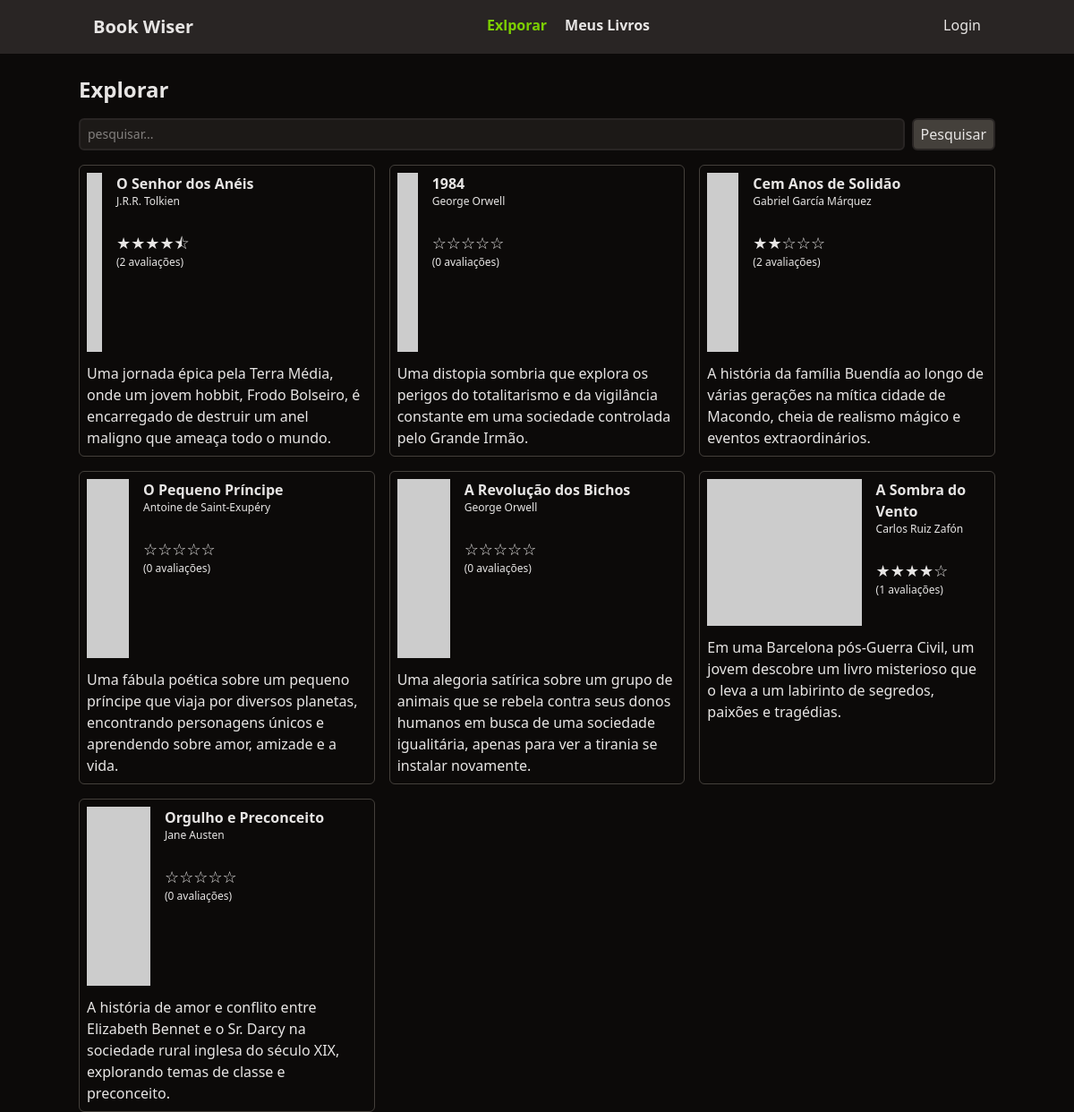
The page / on the database its author committed.
### tables this page shows
CREATE TABLE books (
	id integer primary key,
  title varchar(255),
  author varchar(100),
  description text,
  img text
, user_id integer);

### controllers/index.controller.php (called while the page is built, shortened)
<?php
$search = $_GET['search'] ?? '';
$sql = "SELECT * FROM books WHERE LOWER(`title`) like :search";
$books = $DBCONN->query(query: $sql, class: Book::class, params: ['search' => "%$search%"])->fetchAll();
view('index',compact('books', 'reviews'));

### routes.php (called while the page is built, shortened)
<?php
$controller = 'index';
require "./controllers/{$controller}.controller.php";

### index.php (called while the page is built, shortened)
<?php
require "functions.php";
$config = require('config.php');
require "Database.php";
require "routes.php";

### Flash.php (called while the page is built, shortened)
<?php
class Flash
{
    public function getSession($key)
    {
        if (!isset($_SESSION[$key])) {
            return false;
        }
        $value =  $_SESSION[$key];
        return $value;
    }
}

### config.php (called while the page is built)
<?php
return  [
    'database' => [
        'driver' => 'sqlite',
        'database' => 'database.sqlite',
    ],
];

### Database.php (called while the page is built)
<?php
class Database
{
    private $db;
    public function __construct($config)
    {
        $this->db = new PDO($this->getDsn($config));
    }
    private function getDsn($config)
    {
        $driver = $config['driver'];
        unset($config['driver']);
        $dsn = $driver . ":" . http_build_query($config, '', ';');
        if ($driver == 'sqlite') {
            $dsn = $driver . ":" . $config['database'];
        }
        return $dsn;
    }
    public function query($query, $class = null, $params = [])
    {
        $prepare = $this->db->prepare($query);
        if ($class) {
            $prepare->setFetchMode(PDO::FETCH_CLASS, $class);
        }
        $prepare->execute($params);
        return $prepare;
    }
}
$DBCONN = new Database(config('database'));

### components/card-book.php (the view)
<?php
$arrRating = [];
$totalStars = 5;
foreach ($reviews as $item) {
    if ($book->id === $item->book_id) {
        array_push($arrRating, $item->rating);
    }
}
$ratingAverage = count($arrRating) > 0 ? array_sum($arrRating) / count($arrRating) : 0;
$fullStars = floor($ratingAverage);
$halfStars = ($ratingAverage - $fullStars >= 0.25 && $ratingAverage - $fullStars < 0.75);
$emptyStars = $totalStars - $fullStars - ($halfStars ? 1 : 0);
?>
<div class="w-full border-1 border-stone-700 p-2 rounded-md">
    <div class="flex space-x-4">
        <div>
            <img src="<?= $book->img ?>" alt="<?= $book->title ?>" />
        </div>
        <div>
            <a href="/book?id=<?= $book->id ?>" class="font-semibold hover:underline"><?= $book->title ?></a>
            <p class="text-xs"><?= $book->author ?></p>
            <div class="mt-6 ">
                <div class="text-lg"><?= createStars($fullStars, $halfStars, $emptyStars) ?></div>
                <p class="text-xs">(<?= count($arrRating) ?> avaliações)</p>
            </div>
        </div>
    </div>
    <div class="mt-3">
        <p><?= $book->description ?></p>
    </div>
</div>

### views/template/app.php (shortened to what this page needs)
<!DOCTYPE html>
<html lang="en">
<head>
    <script src="https://cdn.jsdelivr.net/npm/@tailwindcss/browser@4"></script>
</head>
<body class="bg-stone-950 text-stone-200">
    <?php include 'components/header.php'; ?>
    <main class="mx-auto max-w-screen-lg space-y-4">
        <?php require "views/{$view}.view.php" ?>
    </main>
</body>
</html>

### components/header.php
<header class="bg-stone-800">
    <nav class="mx-auto max-w-screen-lg flex justify-between p-4">
        <div class="font-bold text-xl"><a href="/">Book Wiser</a></div>
        <ul class="flex space-x-5 font-bold">
            <li><a href="/" class=<?php echo (parse_url($_SERVER['REQUEST_URI'])['path'] === "/") ? "text-lime-500" : "hover:underline"?>>Exlporar</a></li>
            <li><a href="/my-book" class=<?php echo (parse_url($_SERVER['REQUEST_URI'])['path'] === "/my-book") ? "text-lime-500" : "hover:underline"?>>Meus Livros</a></li>
        </ul>
        <ul>
            <?php if(flash()->getSession('auth')): ?>
                 <li><?="Olá, ".flash()->getSession('auth')['name']?> - <a href="/logout" class="hover:underline">[ logout ]</a></li>
             <?php else : ?>
            <li><a href="/login" class="hover:underline">Login</a></li>
            <?php endif ?>
        </ul>
    </nav>
</header>

### views/index.view.php
<h1 class="text-2xl font-bold mt-6">Explorar</h1>
<form class="w-full flex space-x-2">
    <input type="text" name="search" placeholder="pesquisar..." class="w-full border-stone-800 border-2 rounded-md bg-stone-900 text-sm focus:outline-none px-2 py-1" />
    <button type="submit" class="border-stone-800  border-2 rounded-md bg-stone-700 px-2 py-1 cursor-pointer flex items-center justify-center
            ">Pesquisar</button>
</form>
<section class="space-4 grid lg:grid-cols-3 gap-4 md:grid-cols-2">
    <?php foreach ($books as $book): ?>
        <?php include 'components/card-book.php'; ?>
    <?php endforeach ?>
</section>

### functions.php (shortened to what this page needs)
<?php
require 'Flash.php';
function view($view, $data = [])
{
    require './views/template/app.php';
};
function flash()
{
    return new Flash();
}
function config($key = null)
{
    $config = require 'config.php';
    if (strlen($key) > 0) {
        return $config[$key];
    }
    return $config;
}
function createStars($fullStars, $halfStars, $emptyStars)
{
    for ($i = 0; $i < $fullStars; $i++) {
        echo '&#9733;';
    }
    if ($halfStars) {
        echo '&#x2bea;';
    }
    for ($i = 0; $i < $emptyStars; $i++) {
        echo '&#9734;';
    }
}

### rows shown on the page
books: title "O Senhor dos Anéis", author "J.R.R. Tolkien", count($arrRating) "2", description "Uma jornada épica pela Terra Média, onde um jovem hobbit, Frodo Bolseiro, é encarregado de destruir um anel maligno que ameaça todo o mundo."
books: title "1984", author "George Orwell", count($arrRating) "0", description "Uma distopia sombria que explora os perigos do totalitarismo e da vigilância constante em uma sociedade controlada pelo Grande Irmão."
books: title "Cem Anos de Solidão", author "Gabriel García Márquez", count($arrRating) "2", description "A história da família Buendía ao longo de várias gerações na mítica cidade de Macondo, cheia de realismo mágico e eventos extraordinários."
books: title "O Pequeno Príncipe", author "Antoine de Saint-Exupéry", count($arrRating) "0", description "Uma fábula poética sobre um pequeno príncipe que viaja por diversos planetas, encontrando personagens únicos e aprendendo sobre amor, amizade e a vida."
books: title "A Revolução dos Bichos", author "George Orwell", count($arrRating) "0", description "Uma alegoria satírica sobre um grupo de animais que se rebela contra seus donos humanos em busca de uma sociedade igualitária, apenas para ver a tirania se instalar novamente."
books: title "A Sombra do Vento", author "Carlos Ruiz Zafón", count($arrRating) "1", description "Em uma Barcelona pós-Guerra Civil, um jovem descobre um livro misterioso que o leva a um labirinto de segredos, paixões e tragédias."
books: title "Orgulho e Preconceito", author "Jane Austen", count($arrRating) "0", description "A história de amor e conflito entre Elizabeth Bennet e o Sr. Darcy na sociedade rural inglesa do século XIX, explorando temas de classe e preconceito."
